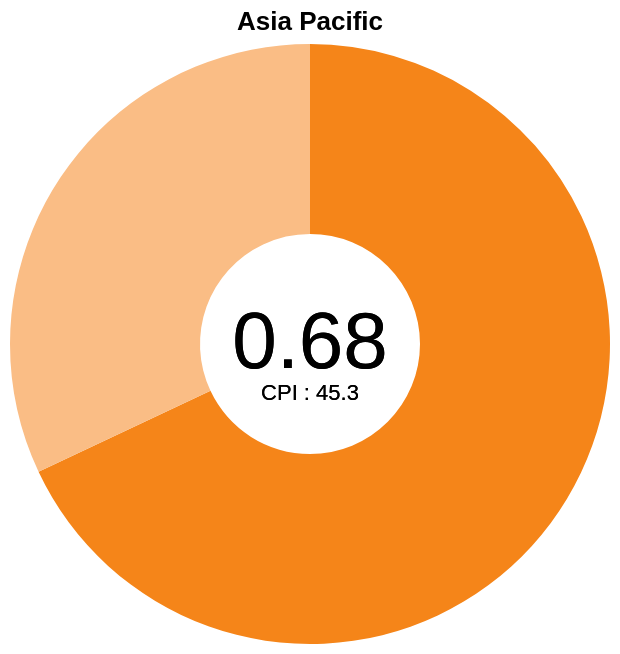

Specify this chart in Vega-Lite:
### Vega-Lite specification from a JSON file in a GitHub repository (floating-point values rounded to 4 significant figures)
{"$schema": "https://vega.github.io/schema/vega-lite/v5.json", "title": "Asia Pacific", "width": "container", "data": {"values": [{"category": "Likely", "value": 0.68}, {"category": "Unlikely", "value": 0.32}]}, "layer": [{"mark": {"type": "arc", "innerRadius": 55}, "encoding": {"theta": {"field": "value", "type": "quantitative"}, "color": {"field": "category", "scale": {"range": ["#f58519", "#fabd85"]}, "legend": null}, "tooltip": [{"field": "value", "type": "quantitative", "title": "Proportion"}, {"field": "category", "type": "nominal", "title": "Likelihood to Report"}]}}, {"mark": {"type": "text", "text": "0.68", "fontSize": 40}, "encoding": {"color": {"value": "black"}}}, {"mark": {"type": "text", "text": "CPI : 45.3", "dy": 25}, "encoding": {"color": {"value": "black"}}}]}
